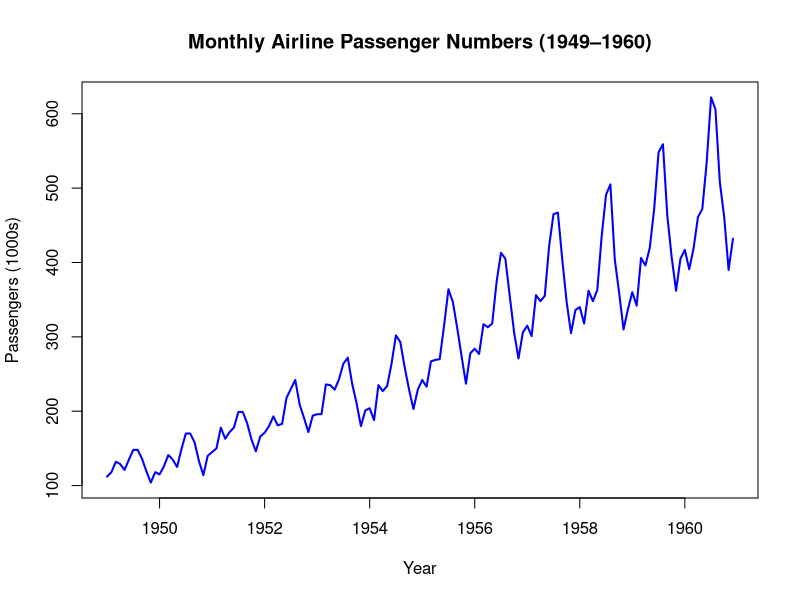
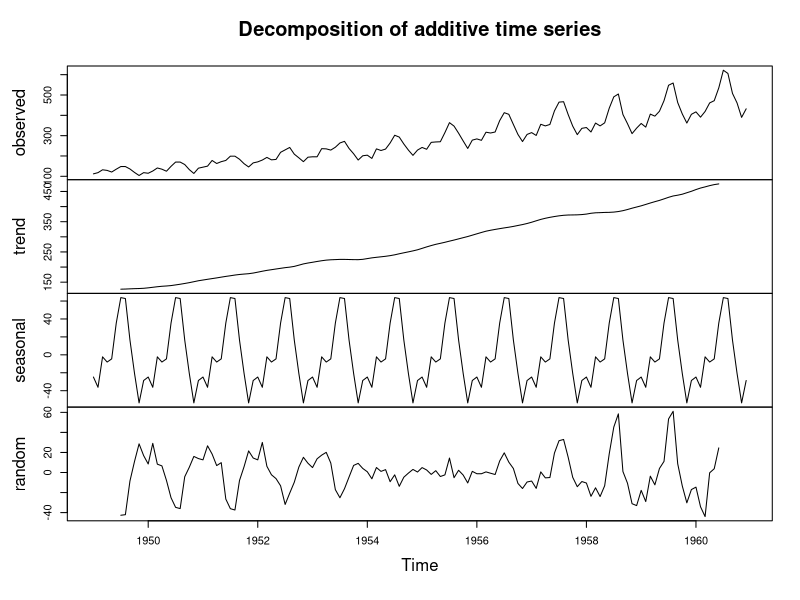
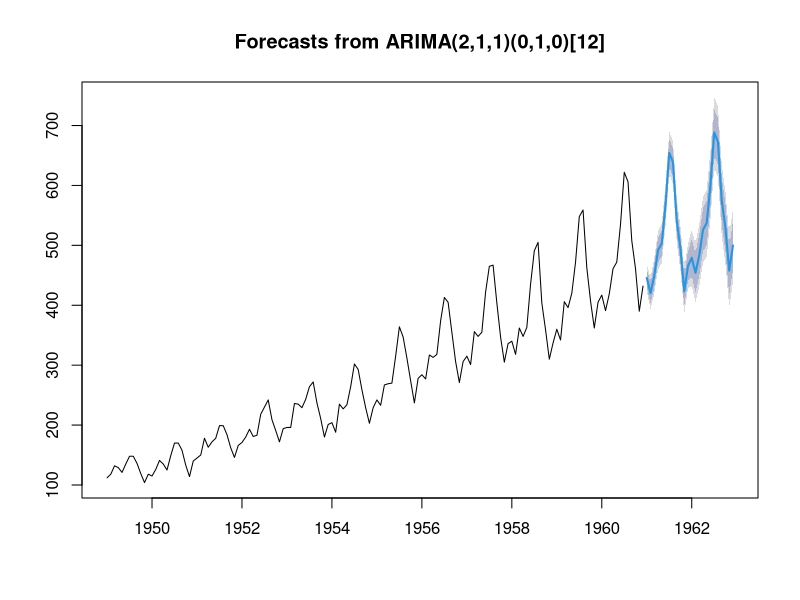
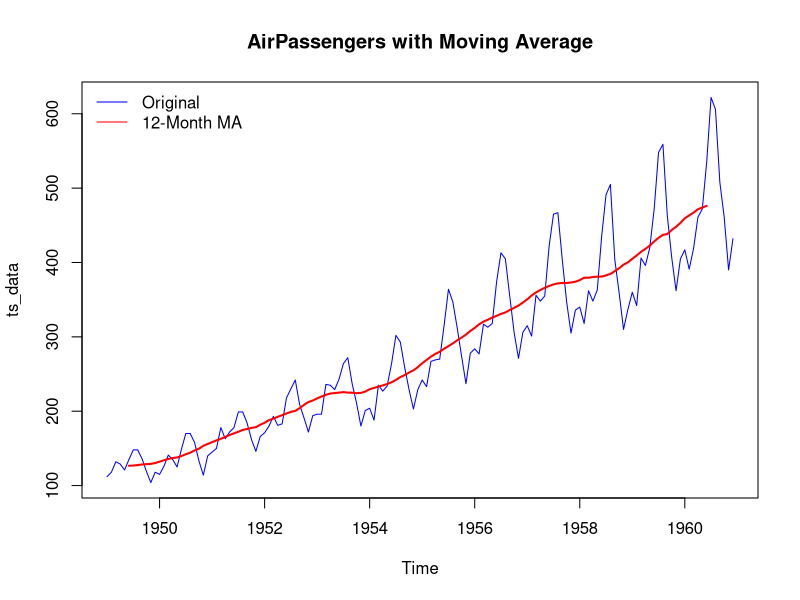

Generate these figures, in order, with R:
## ---- chunk 1
# Load the built-in dataset
data(AirPassengers)
ts_data <- AirPassengers
## ---- chunk 2
summary(ts_data)
## ---- chunk 3

plot(ts_data,
     main="Monthly Airline Passenger Numbers (1949–1960)",
     ylab="Passengers (1000s)",
     xlab="Year",
     col="blue",
     lwd=2)
## ---- chunk 4
decomposed <- decompose(ts_data)
plot(decomposed)
## ---- chunk 5

library(forecast)
model <- auto.arima(ts_data)
forecasted <- forecast(model, h=24)
plot(forecasted)
## ---- chunk 6
ma <- filter(ts_data, rep(1/12, 12), sides=2)
plot(ts_data, col="blue", main="AirPassengers with Moving Average")
lines(ma, col="red", lwd=2)
legend("topleft", legend=c("Original", "12-Month MA"),
       col=c("blue", "red"), lty=1, bty="n")
